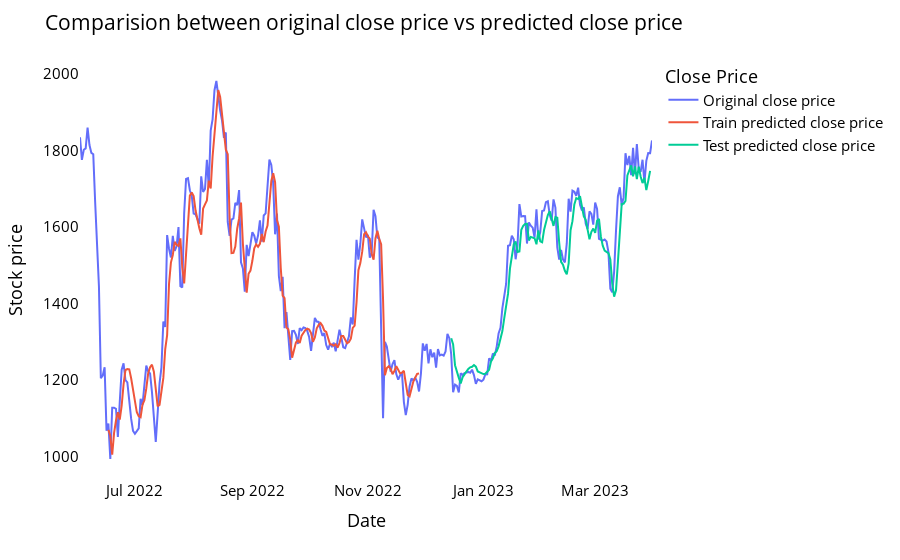

The notebook cell saved with this chart:
### Code cell
# shift train predictions for plotting

look_back=time_step
trainPredictPlot = np.empty_like(closedf)
trainPredictPlot[:, :] = np.nan
trainPredictPlot[look_back:len(train_predict)+look_back, :] = train_predict
print("Train predicted data: ", trainPredictPlot.shape)

# shift test predictions for plotting
testPredictPlot = np.empty_like(closedf)
testPredictPlot[:, :] = np.nan
testPredictPlot[len(train_predict)+(look_back*2)+1:len(closedf)-1, :] = test_predict
print("Test predicted data: ", testPredictPlot.shape)

names = cycle(['Original close price','Train predicted close price','Test predicted close price'])


plotdf = pd.DataFrame({'date': close_stock['Date'],
                       'original_close': close_stock['Close'],
                      'train_predicted_close': trainPredictPlot.reshape(1,-1)[0].tolist(),
                      'test_predicted_close': testPredictPlot.reshape(1,-1)[0].tolist()})

fig = px.line(plotdf,x=plotdf['date'], y=[plotdf['original_close'],plotdf['train_predicted_close'],
                                          plotdf['test_predicted_close']],
              labels={'value':'Stock price','date': 'Date'})
fig.update_layout(title_text='Comparision between original close price vs predicted close price',
                  plot_bgcolor='white', font_size=15, font_color='black', legend_title_text='Close Price')
fig.for_each_trace(lambda t:  t.update(name = next(names)))

fig.update_xaxes(showgrid=False)
fig.update_yaxes(showgrid=False)
fig.show()

### Figure 1 — Plotly figure (JSON) as saved in the notebook; plotly's stock layout.template omitted (floating-point values rounded to 4 significant figures; data arrays with more than 128 entries replaced by an {"elided": "..."} marker saying what was removed)
{"data": [{"hovertemplate": "variable=original_close<br>Date=%{x}<br>Stock price=%{y}<extra></extra>", "legendgroup": "original_close", "line": {"color": "#636efa", "dash": "solid"}, "marker": {"symbol": "circle"}, "mode": "lines", "name": "Original close price", "orientation": "v", "showlegend": true, "type": "scatter", "x": {"elided": "303 str values"}, "xaxis": "x", "y": {"elided": "303 float values"}, "yaxis": "y"}, {"hovertemplate": "variable=train_predicted_close<br>Date=%{x}<br>Stock price=%{y}<extra></extra>", "legendgroup": "train_predicted_close", "line": {"color": "#EF553B", "dash": "solid"}, "marker": {"symbol": "circle"}, "mode": "lines", "name": "Train predicted close price", "orientation": "v", "showlegend": true, "type": "scatter", "x": {"elided": "303 str values"}, "xaxis": "x", "y": {"elided": "303 float values"}, "yaxis": "y"}, {"hovertemplate": "variable=test_predicted_close<br>Date=%{x}<br>Stock price=%{y}<extra></extra>", "legendgroup": "test_predicted_close", "line": {"color": "#00cc96", "dash": "solid"}, "marker": {"symbol": "circle"}, "mode": "lines", "name": "Test predicted close price", "orientation": "v", "showlegend": true, "type": "scatter", "x": {"elided": "303 str values"}, "xaxis": "x", "y": {"elided": "303 float values"}, "yaxis": "y"}], "layout": {"font": {"color": "black", "size": 15}, "legend": {"title": {"text": "Close Price"}, "tracegroupgap": 0}, "margin": {"t": 60}, "plot_bgcolor": "white", "title": {"text": "Comparision between original close price vs predicted close price"}, "xaxis": {"anchor": "y", "domain": [0, 1], "showgrid": false, "title": {"text": "Date"}}, "yaxis": {"anchor": "x", "domain": [0, 1], "showgrid": false, "title": {"text": "Stock price"}}}}
